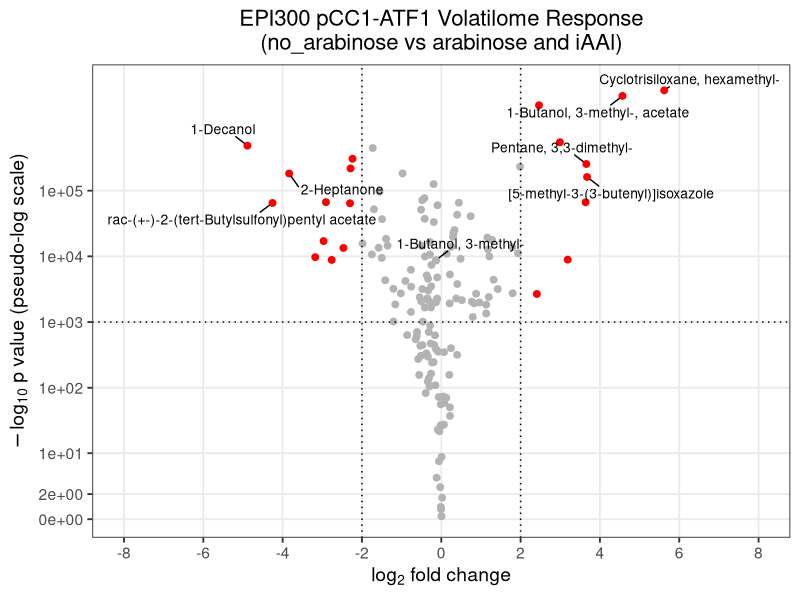
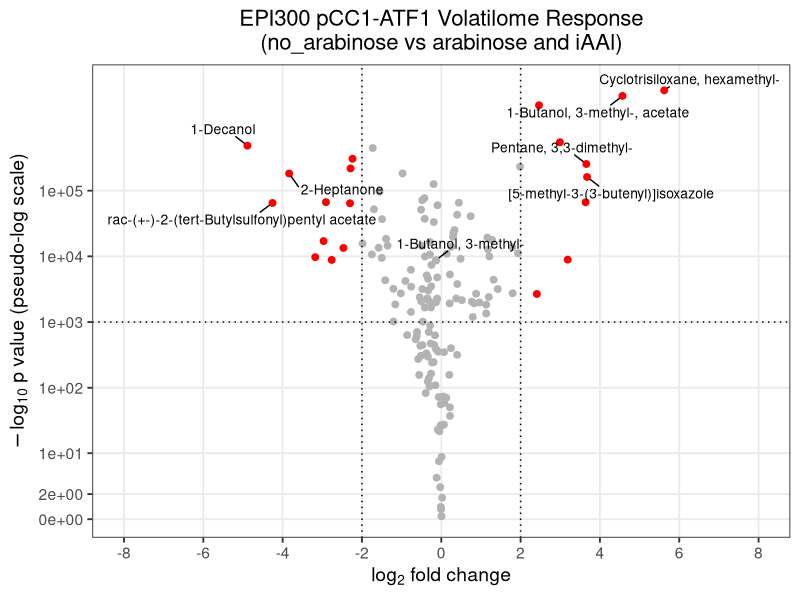

Generate these figures, in order, with R:
# ============================================================
# Volcano plot: EPI300_pCC1_ATF1 (Ara_iAAL vs noAra)
# Styled to match Met_EPPCC1_EPFOS_iAA_Volcano.png
# ============================================================

library(tidyverse)   # dplyr, ggplot2, readr
library(ggrepel)     # non-overlapping labels with leader lines

# ---- 1. Load data -------------------------------------------------
# Expects a CSV with columns: Compound, EPI300_pCC1_ATF1_noAra, EPI300_pCC1_ATF1_Ara_iAAL
df <- read_csv("EPI300_pCC1_ATF1_noAraAraiAAlCla.csv", show_col_types = FALSE) %>%
  filter(Compound != "0", !is.na(EPI300_pCC1_ATF1_noAra), !is.na(EPI300_pCC1_ATF1_Ara_iAAL))

# ---- 2. Fold change -------------------------------------------------
total_noAra <- sum(df$EPI300_pCC1_ATF1_noAra)
total_AraiAAL   <- sum(df$EPI300_pCC1_ATF1_Ara_iAAL)

df <- df %>%
  mutate(
    prop_noAra   = EPI300_pCC1_ATF1_noAra   / total_noAra,
    prop_AraiAAL = EPI300_pCC1_ATF1_Ara_iAAL / total_AraiAAL,
    log2FC       = log2(prop_AraiAAL / prop_noAra)
  )

# ---- 3. Significance ------------------------------------------------
# NOTE: this dataset has ONE measurement per compound per condition (no
# biological replicates), so a textbook p-value isn't really available.
# As a stand-in, this uses a two-proportion z-test of each compound's
# share of the total signal in Ara_iAAL vs noAra. Treat these p-values as a
# rough, exploratory ranking, NOT true biological significance — with
# replicate data, swap this block out for a proper t-test/limma/DESeq2 call.
#
# IMPORTANT: with counts in the hundreds of millions, pnorm() underflows
# to exactly 0 for most points (-log10(0) = Inf). Compute in log-space
# with log.p = TRUE instead, which stays finite and preserves ranking.
df <- df %>%
  rowwise() %>%
  mutate(
    p_pool    = (EPI300_pCC1_ATF1_noAra + EPI300_pCC1_ATF1_Ara_iAAL) / (total_noAra + total_AraiAAL),
    se        = sqrt(p_pool * (1 - p_pool) * (1/total_noAra + 1/total_AraiAAL)),
    z         = (prop_AraiAAL - prop_noAra) / se,
    log_p_one_tail = pnorm(-abs(z), log.p = TRUE),           # natural log, one-tailed
    neglog10p_raw  = -(log_p_one_tail + log(2)) / log(10)    # two-tailed, base-10, finite
  ) %>%
  ungroup()

# ---- 4. Y-axis scale --------------------------------------------------
# The raw values above span an enormous range (roughly 0 to several
# hundred thousand) — a huge-N artifact, not real biological signal
# (flagged earlier). A hard cap just pins everything to one flat line.
# Instead, plot on a "pseudo-log" scale: it behaves like log10 for large
# values but stays linear near zero, so points spread out across the
# panel instead of stacking at a ceiling. No capping/clipping of values
# needed — every point keeps its true relative position.
df <- df %>% mutate(neglog10p = neglog10p_raw)

# ---- 5. Flag significant hits ---------------------------------------
fc_cutoff <- 2       # |log2FC| threshold (dotted vertical lines at -2, 2)
p_cutoff  <- 1000     # -log10(p) threshold (dotted horizontal line at 1e3)

df <- df %>%
  mutate(significant = abs(log2FC) > fc_cutoff & neglog10p_raw > p_cutoff)

# Compounds that should always be labeled, regardless of significance
forced_labels <- c("1-Butanol, 3-methyl-")

# Only label a handful of the most extreme hits (by fold change, among
# significant points) so labels stay legible instead of overlapping.
top_labels <- df %>%
  filter(significant, !(Compound %in% forced_labels)) %>%
  distinct(Compound, .keep_all = TRUE) %>%
  slice_max(abs(log2FC), n = 8, with_ties = FALSE) %>%
  pull(Compound)

top_labels <- c(forced_labels, top_labels)

df <- df %>% mutate(label = ifelse(Compound %in% top_labels, Compound, NA))

# ---- 6. Plot ----------------------------------------------------------
p <- ggplot(df, aes(x = log2FC, y = neglog10p)) +
  geom_point(aes(color = significant), size = 2, show.legend = FALSE) +
  scale_color_manual(values = c(`TRUE` = "red", `FALSE` = "grey70")) +
  geom_vline(xintercept = c(-fc_cutoff, fc_cutoff), linetype = "dotted") +
  geom_hline(yintercept = p_cutoff, linetype = "dotted") +
  geom_text_repel(
    aes(label = label),
    size = 3.5,
    max.overlaps = Inf,
    segment.color = "black",
    box.padding = 0.5,
    point.padding = 0.3,
    min.segment.length = 0,
    force = 2,
    seed = 42
  ) +
  scale_y_continuous(
    trans = scales::pseudo_log_trans(base = 10),
    breaks = c(0, 2, 10, 100, 1000, 10000, 100000)
  ) +
  scale_x_continuous(limits = c(-8, 8), breaks = seq(-8, 8, 2)) +
  labs(
    title = "EPI300 pCC1-ATF1 Volatilome Response\n(no_arabinose vs arabinose and iAAl)",
    x = expression(log[2]~fold~change),
    y = expression(-log[10]~p~value~"(pseudo-log scale)")
  ) +
  theme_bw(base_size = 14) +
  theme(
    plot.title = element_text(hjust = 0.5, size = 16),
    panel.grid.minor = element_blank(),
    axis.title = element_text(size = 14)
  )

print(p)

ggsave("EPI300_ATF1_noAraAraiAAl.png", p, width = 10, height = 8, dpi = 300)
